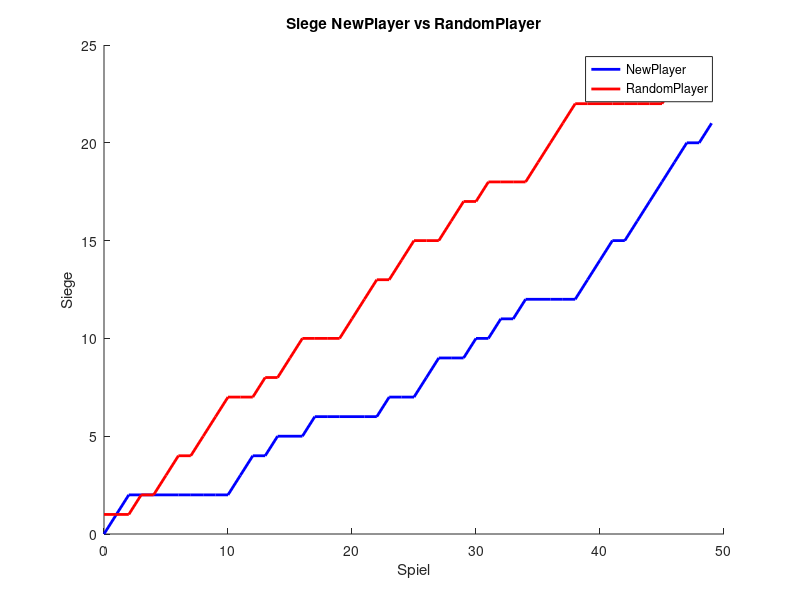

Source code (MATLAB):
won = zeros(50,1);
won(1) = 0;
won(2) = 1;
won(3) = 2;
won(4) = 2;
won(5) = 2;
won(6) = 2;
won(7) = 2;
won(8) = 2;
won(9) = 2;
won(10) = 2;
won(11) = 2;
won(12) = 3;
won(13) = 4;
won(14) = 4;
won(15) = 5;
won(16) = 5;
won(17) = 5;
won(18) = 5;
won(18) = 6;
won(19) = 6;
won(20) = 6;
won(21) = 6;
won(22) = 6;
won(23) = 6;
won(24) = 7;
won(25) = 7;
won(26) = 7;
won(27) = 8;
won(28) = 9;
won(29) = 9;
won(30) = 9;
won(31) = 10;
won(32) = 10;
won(33) = 11;
won(34) = 11;
won(35) = 12;
won(36) = 12;
won(37) = 12;
won(38) = 12;
won(39) = 12;
won(40) = 13;
won(41) = 14;
won(42) = 15;
won(43) = 15;
won(44) = 16;
won(45) = 17;
won(46) = 18;
won(47) = 19;
won(48) = 20;
won(49) = 20;
won(50) = 21;

lost = zeros(50,1);
lost(1) = 1;
lost(2) = 1;
lost(3) = 1;
lost(4) = 2;
lost(5) = 2;
lost(6) = 3;
lost(7) = 4;
lost(8) = 4;
lost(9) = 5;
lost(10) = 6;
lost(11) = 7;
lost(12) = 7;
lost(13) = 7;
lost(14) = 8;
lost(15) = 8;
lost(16) = 9;
lost(17) = 10;
lost(18) = 10;
lost(19) = 10;
lost(20) = 10;
lost(21) = 11;
lost(22) = 12;
lost(23) = 13;
lost(24) = 13;
lost(25) = 14;
lost(26) = 15;
lost(27) = 15;
lost(28) = 15;
lost(29) = 16;
lost(30) = 17;
lost(31) = 17;
lost(32) = 18;
lost(33) = 18;
lost(34) = 18;
lost(35) = 18;
lost(36) = 19;
lost(37) = 20;
lost(38) = 21;
lost(39) = 22;
lost(40) = 22;
lost(41) = 22;
lost(42) = 22;
lost(43) = 22;
lost(44) = 22;
lost(45) = 22;
lost(46) = 22;
lost(47) = 23;
lost(48) = 24;
lost(49) = 24;
lost(50) = 24;


xaxis = (0:1:49)';
hold on;
plot(xaxis, won, 'b','LineWidth',2);
plot(xaxis, lost, 'r','LineWidth',2);
hold off;

title('Siege NewPlayer vs RandomPlayer');
xlabel('Spiel');
ylabel('Siege');
legend('NewPlayer', 'RandomPlayer');
